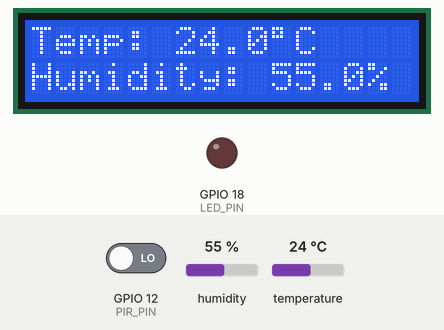
This program was run on a simulated ESP32. Shown: 16×2 character LCD, output pins drawn as LEDs (lit = HIGH). Inputs (shaded band) come from the test bench; at power-on: GPIO 12 (PIR_PIN) LOW, humidity 55 %, temperature 24 °C. What the program prints to the serial monitor is not drawn.

Above: at 3.3 s.
3.4 s: GPIO 12 (PIR_PIN) driven HIGH
At 4.6 s:
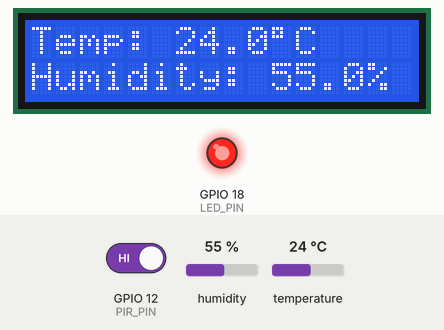
4.9 s: humidity set to 22 %
At 7.1 s:
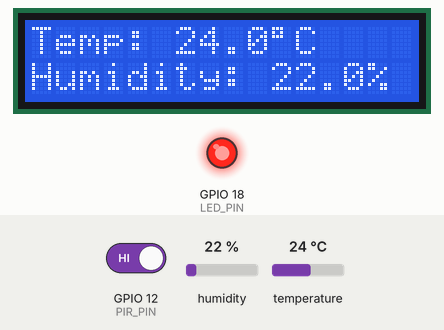
7.7 s: temperature set to 12 °C
At 8.7 s:
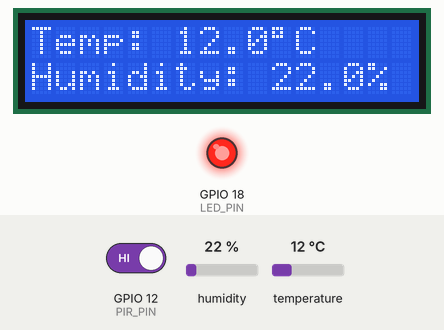
9.7 s: humidity set to 40 %
At 11.4 s:
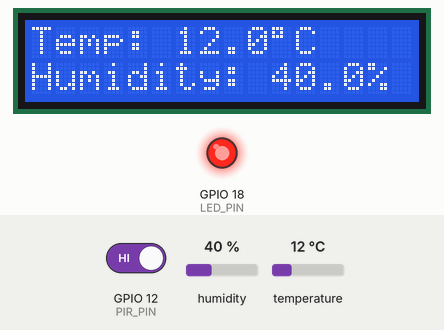
11.7 s: GPIO 12 (PIR_PIN) driven LOW
At 12.7 s:
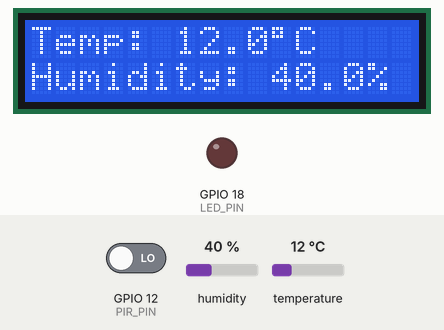
13.2 s: temperature set to 19 °C
At 14.8 s:
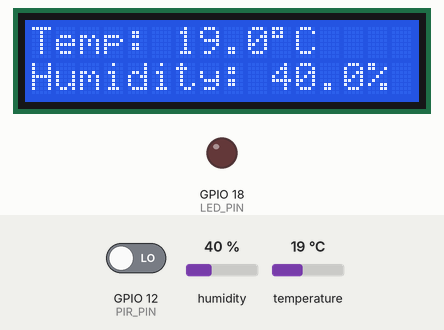
Timing chart, 0 to 16.3 s (numbered marks = the images above; inputs shaded):
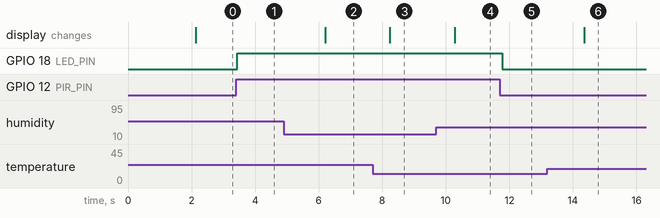

The program:

main.cpp
```cpp
#include <Wire.h>
#include <LiquidCrystal_I2C.h>
#include <DHT.h>

// --- Định nghĩa chân kết nối (Hardware Mapping) ---
#define DHT_PIN 15      // Chân tín hiệu của cảm biến nhiệt độ/độ ẩm
#define PIR_PIN 12      // Chân tín hiệu của cảm biến chuyển động
#define LED_PIN 18      // Chân điều khiển đèn LED (Lưu ý: Đảm bảo nối đúng chân này trên mạch)
#define DHT_TYPE DHT22  // Định nghĩa loại cảm biến là DHT22

// --- Khởi tạo đối tượng ---
DHT dht(DHT_PIN, DHT_TYPE);
LiquidCrystal_I2C lcd(0x27, 16, 2); // Địa chỉ I2C 0x27, màn hình 16 cột 2 dòng

// --- Biến toàn cục ---
unsigned long previousMillis = 0; // Biến lưu thời gian để thay thế delay()
const long interval = 2000;       // Chu kỳ đọc cảm biến DHT (2000ms = 2 giây)
int motionState = 0;              // Biến lưu trạng thái hiện tại của PIR
int lastMotionState = 0;          // Biến lưu trạng thái cũ của PIR để so sánh

void setup() {
  // 1. Khởi động Serial để debug lỗi
  Serial.begin(115200);
  Serial.println("Hello, ESP32!");

  // 2. Cấu hình chế độ Input/Output cho các chân
  pinMode(PIR_PIN, INPUT);    // Cảm biến PIR là đầu vào
  pinMode(LED_PIN, OUTPUT);   // Đèn LED là đầu ra
  digitalWrite(LED_PIN, LOW); // Đảm bảo đèn tắt khi mới khởi động

  // 3. Khởi động cảm biến DHT
  dht.begin();

  // 4. Khởi động màn hình LCD
  lcd.init();
  lcd.backlight(); // Bật đèn nền
  lcd.clear();     // Xóa nội dung cũ

  // Hiển thị thông báo chào mừng
  lcd.setCursor(0, 0);
  lcd.print("  ESP32 System  ");
  lcd.setCursor(0, 1);
  lcd.print(" Initializing...");

  delay(2000); // Chờ 2s để người dùng kịp đọc thông báo
  lcd.clear();
}

void loop() {

  // --- PHẦN 1: Đọc cảm biến DHT22 (Sử dụng millis để không chặn chương trình) ---
  unsigned long currentMillis = millis(); // Lấy thời gian hiện tại của hệ thống

  // Kiểm tra nếu đã trôi qua 2000ms (2 giây) thì mới đọc dữ liệu
  if (currentMillis - previousMillis >= interval) {
    previousMillis = currentMillis; // Cập nhật lại mốc thời gian

    // Đọc độ ẩm và nhiệt độ
    float humidity = dht.readHumidity();
    float temperature = dht.readTemperature();

    // Kiểm tra xem việc đọc có bị lỗi không (isnan = is not a number)
    if (isnan(humidity) || isnan(temperature)) {
      Serial.println("Lỗi đọc dữ liệu từ DHT22");
      lcd.setCursor(0, 0);
      lcd.print("DHT22 Error! ");
      lcd.setCursor(0, 1);
      lcd.print("Check Sensor ");
      return; // Thoát khỏi hàm loop hiện tại nếu lỗi
    }

    // Hiển thị dữ liệu lên LCD
    lcd.clear(); // Xóa màn hình trước khi in mới
    lcd.setCursor(0, 0);
    lcd.print("Temp: ");
    lcd.print(temperature, 1); // In với 1 chữ số thập phân
    lcd.print((char)223);      // In ký tự độ (°) bằng mã ASCII
    lcd.print("C");

    lcd.setCursor(0, 1);
    lcd.print("Humidity: ");
    lcd.print(humidity, 1);
    lcd.print("%");

    // In log ra Serial Monitor
    Serial.print("Nhiệt độ: ");
    Serial.print(temperature, 1);
    Serial.print("°C | Độ ẩm: ");
    Serial.print(humidity, 1);
    Serial.println("%");
  }


  // --- PHẦN 2: Đọc cảm biến PIR (Xử lý thời gian thực) ---
  motionState = digitalRead(PIR_PIN);

  // So sánh trạng thái hiện tại với trạng thái cũ (State Change Detection)
  // Chỉ thực hiện lệnh khi có sự THAY ĐỔI trạng thái (từ Không->Có hoặc Có->Không)
  if (motionState != lastMotionState) {
    if (motionState == HIGH) {
      // Phát hiện chuyển động
      digitalWrite(LED_PIN, HIGH);
      Serial.println("Phát hiện chuyển động. LED ON");
    } else {
      // Chuyển động kết thúc
      digitalWrite(LED_PIN, LOW);
      Serial.println("Không có chuyển động. LED OFF");
    }

    // Cập nhật trạng thái cũ thành trạng thái hiện tại cho vòng lặp sau
    lastMotionState = motionState;
  }

  delay(100); // Delay nhỏ giúp ổn định, tránh nhiễu tín hiệu
}
```

Measured:
- after the input at 3.4 s, GPIO 18 (LED_PIN): LOW → HIGH at once
- after the input at 4.9 s, the display: changes after 1.3 s (image 2)
- after the input at 7.7 s, the display: changes after 0.54 s (image 3)
- after the input at 9.7 s, the display: changes after 0.58 s (image 4)
- after the input at 11.7 s, GPIO 18 (LED_PIN): HIGH → LOW after 0.08 s
- after the input at 13.2 s, the display: changes after 1.1 s (image 6)
